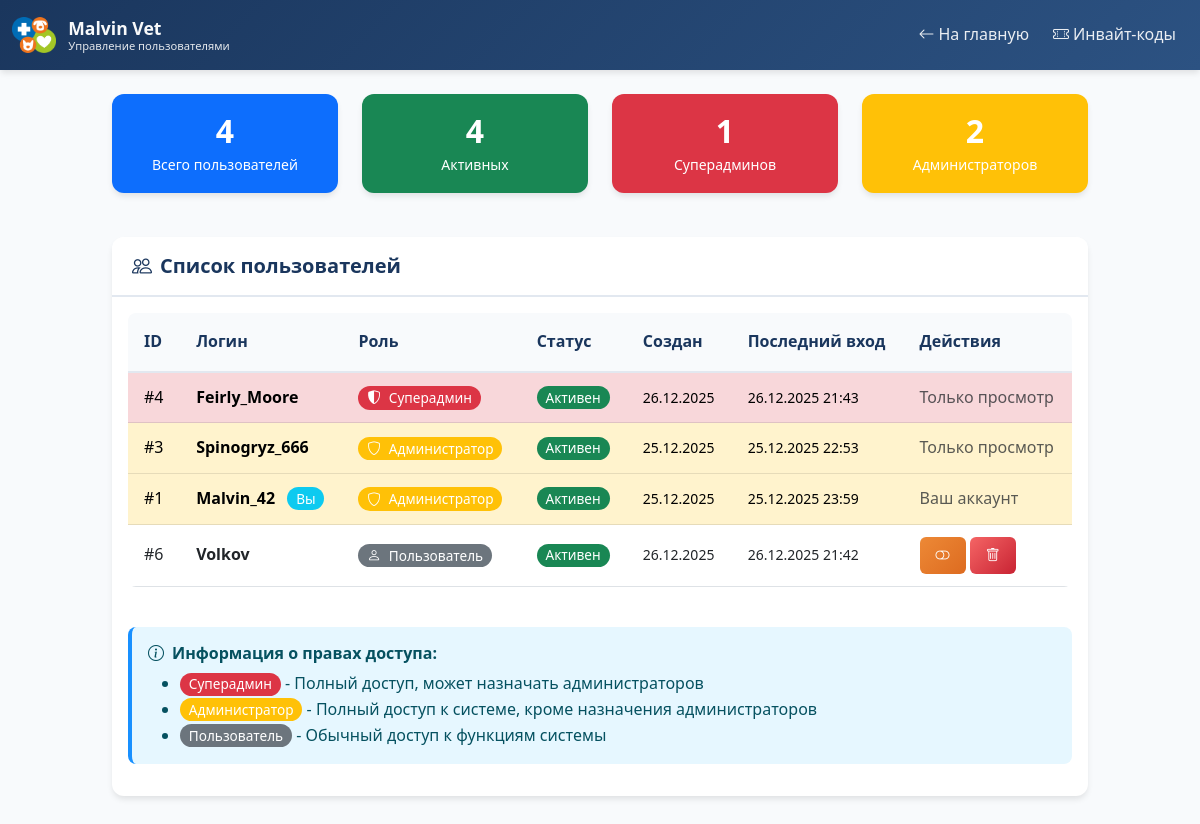
The app's page /admin/users (signed in) with its own data.
### app.py (models this page shows)
class User(db.Model):
    __tablename__ = 'user'
    id = db.Column(db.Integer, primary_key=True)
    username = db.Column(db.String(50), nullable=False, unique=True)
    password_hash = db.Column(db.String(200), nullable=False)
    role = db.Column(db.String(20), default='user')  # super_admin, admin, doctor, user
    created_at = db.Column(db.DateTime, default=datetime.utcnow)
    last_login = db.Column(db.DateTime)
    is_active = db.Column(db.Boolean, default=True)

### app.py (the view)
@app.route('/admin/users')
@admin_required
def admin_users():
    users = User.query.order_by(
        db.case(
            (User.role == 'super_admin', 1),
            (User.role == 'admin', 2),
            (User.role == 'doctor', 3),
            (User.role == 'user', 4),
            else_=5
        ),
        User.created_at.desc()
    ).all()
    return render_template('admin_users.html', users=users, now=datetime.utcnow())

### templates/admin_users.html (shortened to what this page needs)
<!DOCTYPE html>
<html lang="ru" data-bs-theme="light">
<head>
    <link href="https://cdn.jsdelivr.net/npm/bootstrap@5.3.0/dist/css/bootstrap.min.css" rel="stylesheet">
    <link rel="stylesheet" href="https://cdn.jsdelivr.net/npm/bootstrap-icons@1.11.0/font/bootstrap-icons.css">
    <link rel="stylesheet" href="{{ url_for('static', filename='css/style.css') }}">
</head>
<body>
    <nav class="navbar navbar-expand-lg navbar-dark">
        <div class="container-fluid">
            <a class="navbar-brand navbar-brand-logo" href="{{ url_for('index') }}">
                <img src="{{ url_for('static', filename='logo.png') }}" alt="Malvin Vet Logo">
                <div class="navbar-brand-text">
                    <span class="brand-name text-light">Malvin Vet</span>
                    <span class="brand-subtitle text-light">Управление пользователями</span>
                </div>
            </a>
            <div class="navbar-nav ms-auto">
                <a class="nav-link" href="{{ url_for('index') }}">
                    <i class="bi bi-arrow-left me-1"></i>На главную
                </a>
                <a class="nav-link" href="{{ url_for('admin_invite_codes') }}">
                    <i class="bi bi-ticket-perforated me-1"></i>Инвайт-коды
                </a>
            </div>
        </div>
    </nav>
    <div class="container-fluid py-4">
        <div class="row">
            <div class="col-lg-10 mx-auto">
                <div class="row mb-4">
                    <div class="col-md-3">
                        <div class="card text-white bg-primary">
                            <div class="card-body text-center">
                                <h2 class="mb-0">{{ users|length }}</h2>
                                <small>Всего пользователей</small>
                            </div>
                        </div>
                    </div>
                    <div class="col-md-3">
                        <div class="card text-white bg-success">
                            <div class="card-body text-center">
                                <h2 class="mb-0">{{ users|selectattr('is_active')|list|length }}</h2>
                                <small>Активных</small>
                            </div>
                        </div>
                    </div>
                    <div class="col-md-3">
                        <div class="card text-white bg-danger">
                            <div class="card-body text-center">
                                <h2 class="mb-0">{{ users|selectattr('role', 'equalto', 'super_admin')|list|length }}</h2>
                                <small>Суперадминов</small>
                            </div>
                        </div>
                    </div>
                    <div class="col-md-3">
                        <div class="card text-white bg-warning">
                            <div class="card-body text-center">
                                <h2 class="mb-0">{{ users|selectattr('role', 'equalto', 'admin')|list|length }}</h2>
                                <small>Администраторов</small>
                            </div>
                        </div>
                    </div>
                </div>
                <div class="card">
                    <div class="card-header">
                        <h5 class="mb-0">
                            <i class="bi bi-people me-2"></i>Список пользователей
                        </h5>
                    </div>
                    <div class="card-body">
                        {% if users %}
                        <div class="table-responsive">
                            <table class="table table-hover">
                                <thead>
                                    <tr>
                                        <th>ID</th>
                                        <th>Логин</th>
                                        <th>Роль</th>
                                        <th>Статус</th>
                                        <th>Создан</th>
                                        <th>Последний вход</th>
                                        <th>Действия</th>
                                    </tr>
                                </thead>
                                <tbody>
                                    {% for user in users %}
                                    <tr class="{% if user.role == 'super_admin' %}table-danger{% elif user.role == 'admin' %}table-warning{% endif %}">
                                        <td>#{{ user.id }}</td>
                                        <td>
                                            <strong>{{ user.username }}</strong>
                                            {% if user.username == session.username %}
                                            <span class="badge bg-info ms-2">Вы</span>
                                            {% endif %}
                                        </td>
                                        <td>
                                            {% if user.role == 'super_admin' %}
                                            <span class="badge bg-danger">
                                                <i class="bi bi-shield-shaded me-1"></i>Суперадмин
                                            </span>
                                            {% elif user.role == 'admin' %}
                                            <span class="badge bg-warning">
                                                <i class="bi bi-shield me-1"></i>Администратор
                                            </span>
                                            {% else %}
                                            <span class="badge bg-secondary">
                                                <i class="bi bi-person me-1"></i>Пользователь
                                            </span>
                                            {% endif %}
                                        </td>
                                        <td>
                                            {% if user.is_active %}
                                            <span class="badge bg-success">Активен</span>
                                            {% else %}
                                            <span class="badge bg-secondary">Неактивен</span>
                                            {% endif %}
                                        </td>
                                        <td>
                                            <small>{{ user.created_at.strftime('%d.%m.%Y') }}</small>
                                        </td>
                                        <td>
                                            {% if user.last_login %}
                                            <small>{{ user.last_login.strftime('%d.%m.%Y %H:%M') }}</small>
                                            {% else %}
                                            <span class="text-muted">—</span>
                                            {% endif %}
                                        </td>
                                        <td>
                                            {% if user.username != session.username %}
                                                {% if session.role == 'super_admin' %}
                                                    {% if user.role != 'super_admin' %}
                                                        <form method="POST" action="{{ url_for('toggle_user', user_id=user.id) }}"
                                                              class="d-inline" onsubmit="return confirm('{% if user.is_active %}Деактивировать{% else %}Активировать{% endif %} пользователя?')">
                                                            <button type="submit" class="btn btn-sm {% if user.is_active %}btn-warning{% else %}btn-success{% endif %}">
                                                                <i class="bi bi-{% if user.is_active %}toggle-off{% else %}toggle-on{% endif %}"></i>
                                                            </button>
                                                        </form>
                                                        {% if user.role == 'admin' %}
                                                        <form method="POST" action="{{ url_for('demote_to_user', user_id=user.id) }}"
                                                              class="d-inline" onsubmit="return confirm('Понизить {{ user.username }} до обычного пользователя?')">
                                                            <button type="submit" class="btn btn-sm btn-info" title="Понизить до пользователя">
                                                                <i class="bi bi-arrow-down"></i>
                                                            </button>
                                                        </form>
                                                        {% elif user.role == 'user' %}
                                                        <form method="POST" action="{{ url_for('promote_to_admin', user_id=user.id) }}"
                                                              class="d-inline" onsubmit="return confirm('Повысить {{ user.username }} до администратора?')">
                                                            <button type="submit" class="btn btn-sm btn-info" title="Повысить до администратора">
                                                                <i class="bi bi-arrow-up"></i>
                                                            </button>
                                                        </form>
                                                        {% endif %}
                                                        <form method="POST" action="{{ url_for('delete_user', user_id=user.id) }}"
                                                              class="d-inline" onsubmit="return confirm('Удалить пользователя {{ user.username }}? Это действие нельзя отменить.')">
                                                            <button type="submit" class="btn btn-sm btn-danger">
                                                                <i class="bi bi-trash"></i>
                                                            </button>
                                                        </form>
                                                    {% else %}
                                                        <span class="text-muted">Суперадмин</span>
                                                    {% endif %}
                                                {% elif session.role == 'admin' %}
                                                    {% if user.role == 'user' %}
                                                        <form method="POST" action="{{ url_for('toggle_user', user_id=user.id) }}"
                                                              class="d-inline" onsubmit="return confirm('{% if user.is_active %}Деактивировать{% else %}Активировать{% endif %} пользователя?')">
                                                            <button type="submit" class="btn btn-sm {% if user.is_active %}btn-warning{% else %}btn-success{% endif %}">
                                                                <i class="bi bi-{% if user.is_active %}toggle-off{% else %}toggle-on{% endif %}"></i>
                                                            </button>
                                                        </form>
                                                        <form method="POST" action="{{ url_for('delete_user', user_id=user.id) }}"
                                                              class="d-inline" onsubmit="return confirm('Удалить пользователя {{ user.username }}? Это действие нельзя отменить.')">
                                                            <button type="submit" class="btn btn-sm btn-danger">
                                                                <i class="bi bi-trash"></i>
                                                            </button>
                                                        </form>
                                                    {% else %}
                                                        <span class="text-muted">Только просмотр</span>
                                                    {% endif %}
                                                {% endif %}
                                            {% else %}
                                                <span class="text-muted">Ваш аккаунт</span>
                                            {% endif %}
                                        </td>
                                    </tr>
                                    {% endfor %}
                                </tbody>
                            </table>
                        </div>
                        <div class="alert alert-info mt-4">
                            <h6><i class="bi bi-info-circle me-2"></i>Информация о правах доступа:</h6>
                            <ul class="mb-0">
                                <li><span class="badge bg-danger">Суперадмин</span> - Полный доступ, может назначать администраторов</li>
                                <li><span class="badge bg-warning">Администратор</span> - Полный доступ к системе, кроме назначения администраторов</li>
                                <li><span class="badge bg-secondary">Пользователь</span> - Обычный доступ к функциям системы</li>
                            </ul>
                        </div>
                        {% else %}
                        <div class="text-center py-4 text-muted">
                            <i class="bi bi-people display-4 mb-3"></i>
                            <p>Нет зарегистрированных пользователей</p>
                        </div>
                        {% endif %}
                    </div>
                </div>
            </div>
        </div>
    </div>
</body>
</html>

### records on screen
User: id "4", username "Feirly_Moore", role "super_admin" (drawn), is_active "Активен", created_at "26.12.2025", last_login "26.12.2025 21:43"
User: id "3", username "Spinogryz_666", role "admin" (drawn), is_active "Активен", created_at "25.12.2025", last_login "25.12.2025 22:53"
User: id "1", username "Malvin_42", shows "Вы", role "admin" (drawn), is_active "Активен", created_at "25.12.2025", last_login "25.12.2025 23:59", shows "Ваш аккаунт"
User: id "6", username "Volkov", role "user" (drawn), is_active "Активен", created_at "26.12.2025", last_login "26.12.2025 21:42"

### other values on screen
{{ users|length }} "4"
{{ users|selectattr('is_active')|list|length }} "4"
{{ users|selectattr('role', 'equalto', 'super_admin')|list|length }} "1"
{{ users|selectattr('role', 'equalto', 'admin')|list|length }} "2"
